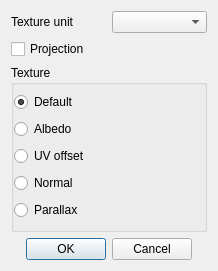
<?xml version="1.0" encoding="UTF-8"?>
<ui version="4.0">
 <class>TextureDialog</class>
 <widget class="QDialog" name="TextureDialog">
  <property name="geometry">
   <rect>
    <x>0</x>
    <y>0</y>
    <width>218</width>
    <height>271</height>
   </rect>
  </property>
  <property name="windowTitle">
   <string>Dialog</string>
  </property>
  <layout class="QGridLayout" name="gridLayout_2">
   <item row="0" column="0">
    <widget class="QLabel" name="label_3">
     <property name="text">
      <string>Texture unit</string>
     </property>
    </widget>
   </item>
   <item row="0" column="1">
    <widget class="QComboBox" name="texture_unit"/>
   </item>
   <item row="2" column="0" colspan="2">
    <widget class="QGroupBox" name="groupBox">
     <property name="title">
      <string>Texture</string>
     </property>
     <layout class="QGridLayout" name="gridLayout">
      <property name="margin">
       <number>0</number>
      </property>
      <property name="spacing">
       <number>0</number>
      </property>
      <item row="1" column="0" colspan="2">
       <widget class="QRadioButton" name="albedo_texture">
        <property name="text">
         <string>Albedo</string>
        </property>
       </widget>
      </item>
      <item row="3" column="0" colspan="2">
       <widget class="QRadioButton" name="normal_texture">
        <property name="text">
         <string>Normal</string>
        </property>
       </widget>
      </item>
      <item row="4" column="0" colspan="2">
       <widget class="QRadioButton" name="parallax_texture">
        <property name="text">
         <string>Parallax</string>
        </property>
       </widget>
      </item>
      <item row="0" column="0" colspan="2">
       <widget class="QRadioButton" name="default_texture">
        <property name="text">
         <string>Default</string>
        </property>
        <property name="checked">
         <bool>true</bool>
        </property>
       </widget>
      </item>
      <item row="2" column="0">
       <widget class="QRadioButton" name="uv_offset_texture">
        <property name="text">
         <string>UV offset</string>
        </property>
       </widget>
      </item>
     </layout>
    </widget>
   </item>
   <item row="3" column="0" colspan="2">
    <widget class="QDialogButtonBox" name="buttonBox">
     <property name="standardButtons">
      <set>QDialogButtonBox::Cancel|QDialogButtonBox::Ok</set>
     </property>
     <property name="centerButtons">
      <bool>true</bool>
     </property>
    </widget>
   </item>
   <item row="1" column="0" colspan="2">
    <widget class="QCheckBox" name="projection">
     <property name="text">
      <string>Projection</string>
     </property>
    </widget>
   </item>
  </layout>
 </widget>
 <resources/>
 <connections>
  <connection>
   <sender>buttonBox</sender>
   <signal>accepted()</signal>
   <receiver>TextureDialog</receiver>
   <slot>accept()</slot>
   <hints>
    <hint type="sourcelabel">
     <x>108</x>
     <y>248</y>
    </hint>
    <hint type="destinationlabel">
     <x>108</x>
     <y>135</y>
    </hint>
   </hints>
  </connection>
  <connection>
   <sender>buttonBox</sender>
   <signal>rejected()</signal>
   <receiver>TextureDialog</receiver>
   <slot>reject()</slot>
   <hints>
    <hint type="sourcelabel">
     <x>108</x>
     <y>248</y>
    </hint>
    <hint type="destinationlabel">
     <x>108</x>
     <y>135</y>
    </hint>
   </hints>
  </connection>
  <connection>
   <sender>projection</sender>
   <signal>toggled(bool)</signal>
   <receiver>parallax_texture</receiver>
   <slot>setDisabled(bool)</slot>
   <hints>
    <hint type="sourcelabel">
     <x>108</x>
     <y>49</y>
    </hint>
    <hint type="destinationlabel">
     <x>112</x>
     <y>203</y>
    </hint>
   </hints>
  </connection>
  <connection>
   <sender>parallax_texture</sender>
   <signal>toggled(bool)</signal>
   <receiver>projection</receiver>
   <slot>setDisabled(bool)</slot>
   <hints>
    <hint type="sourcelabel">
     <x>112</x>
     <y>206</y>
    </hint>
    <hint type="destinationlabel">
     <x>108</x>
     <y>49</y>
    </hint>
   </hints>
  </connection>
 </connections>
</ui>
